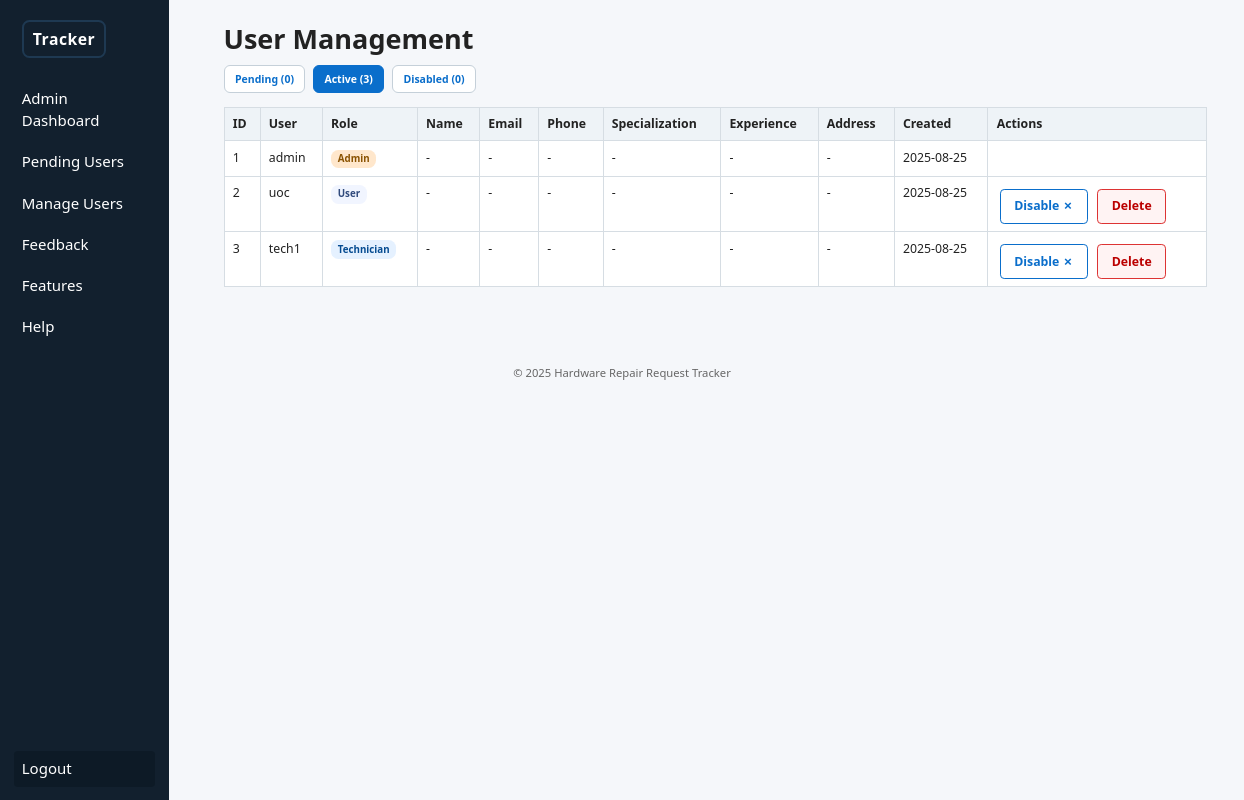
The app's page /admin/users_manage.php (signed in), older data.
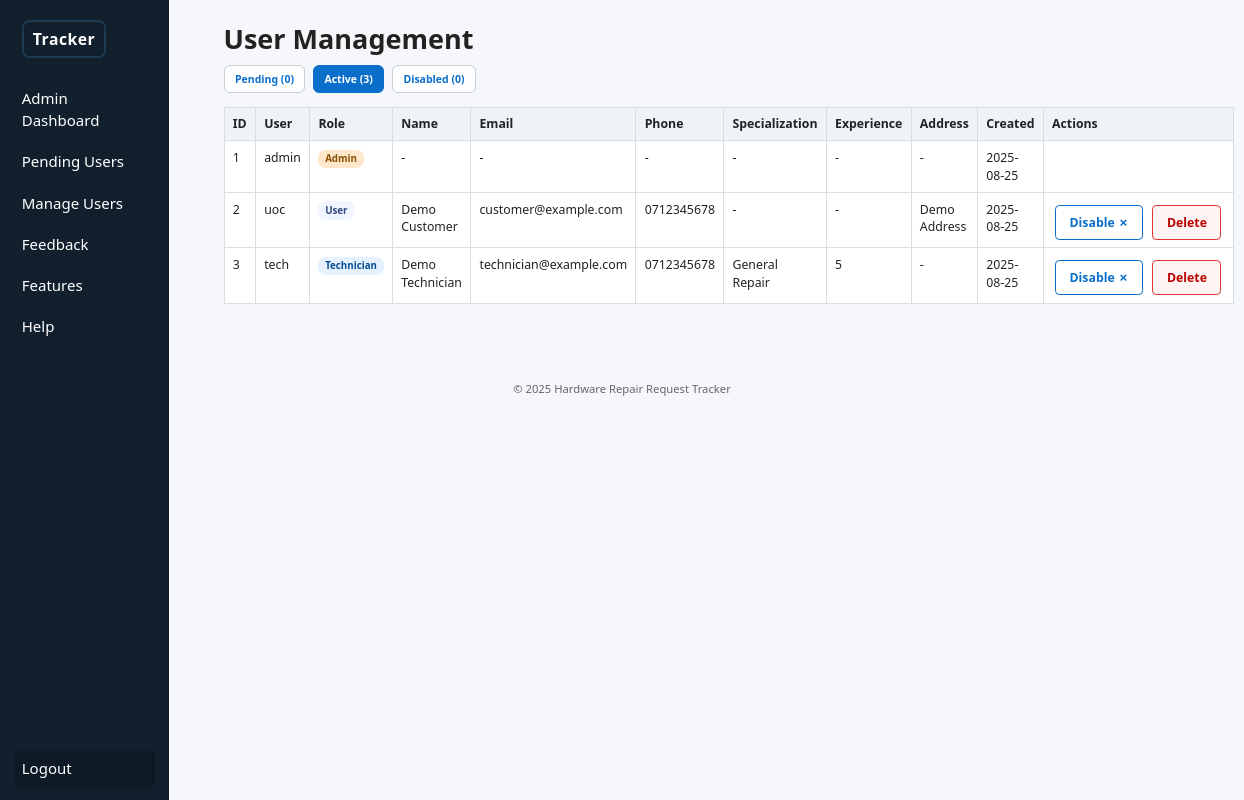
The same page, newer data.
### tables this page shows
CREATE TABLE users (
  user_id INT AUTO_INCREMENT PRIMARY KEY,
  username VARCHAR(50) NOT NULL UNIQUE,
  password VARCHAR(255) NOT NULL,
  role ENUM('admin','user','technician') NOT NULL DEFAULT 'user',
  status ENUM('pending','approved','rejected') NOT NULL DEFAULT 'pending',
  is_disabled TINYINT(1) NOT NULL DEFAULT 0,
  created_at TIMESTAMP DEFAULT CURRENT_TIMESTAMP
);

CREATE TABLE customer_profile (
  customer_id INT PRIMARY KEY,
  full_name VARCHAR(120) NOT NULL,
  phone VARCHAR(20) NOT NULL,
  email VARCHAR(120),
  address TEXT,
  CONSTRAINT fk_customer_profile_user FOREIGN KEY (customer_id) REFERENCES users(user_id) ON DELETE CASCADE
);

CREATE TABLE technician_profile (
  technician_id INT PRIMARY KEY,
  full_name VARCHAR(120) NOT NULL,
  phone VARCHAR(20) NOT NULL,
  email VARCHAR(120),
  specialization VARCHAR(120),
  experience_years INT DEFAULT 0,
  availability_notes VARCHAR(255),
  CONSTRAINT fk_tech_profile_user FOREIGN KEY (technician_id) REFERENCES users(user_id) ON DELETE CASCADE
);

### config.php (called while the page is built, shortened)
<?php
$BASE_URL      = '/Hardware';
function current_user()
{
    return $_SESSION['user'] ?? null;
}

### admin/users_manage.php (the view, shortened to what this page needs)
<?php require_once __DIR__ . '/../config.php';
require_once __DIR__ . '/../db.php';
$tab = $_GET['tab'] ?? 'active';
$baseQuery = "SELECT u.user_id,u.username,u.role,u.status,u.is_disabled,u.created_at,
  cp.full_name AS c_full_name, cp.phone AS c_phone, cp.email AS c_email, cp.address AS c_address,
  tp.full_name AS t_full_name, tp.phone AS t_phone, tp.email AS t_email, tp.specialization, tp.experience_years, tp.availability_notes
  FROM users u
  LEFT JOIN customer_profile cp ON u.user_id = cp.customer_id
  LEFT JOIN technician_profile tp ON u.user_id = tp.technician_id";
switch ($tab) {
  default:
    $q = $baseQuery . " WHERE status='approved' AND (is_disabled=0 OR is_disabled IS NULL)";
    $q .= " ORDER BY created_at DESC";
    $tab = 'active';
}
$users = $mysqli->query($q);
$cntPending = $mysqli->query("SELECT COUNT(*) c FROM users WHERE status='pending'")->fetch_assoc()['c'];
$cntActive = $mysqli->query("SELECT COUNT(*) c FROM users WHERE status='approved' AND (is_disabled=0 OR is_disabled IS NULL)")->fetch_assoc()['c'];
$cntDisabled = $mysqli->query("SELECT COUNT(*) c FROM users WHERE is_disabled=1")->fetch_assoc()['c'];
?>
<?php include __DIR__ . '/../partials/header.php'; ?>
<h1>User Management</h1>
<div class="tabs" style="margin-top:.5rem;margin-bottom:.75rem;display:flex;gap:.5rem;flex-wrap:wrap;">
  <a class="tab-link<?= $tab === 'pending' ? ' active' : '' ?>" href="?tab=pending">Pending (<?= $cntPending ?>)</a>
  <a class="tab-link<?= $tab === 'active' ? ' active' : '' ?>" href="?tab=active">Active (<?= $cntActive ?>)</a>
  <a class="tab-link<?= $tab === 'disabled' ? ' active' : '' ?>" href="?tab=disabled">Disabled (<?= $cntDisabled ?>)</a>
</div>
<table class="table">
  <tr>
    <th>ID</th>
    <th>User</th>
    <th>Role</th>
    <th>Name</th>
    <th>Email</th>
    <th>Phone</th>
    <th>Specialization</th>
    <th>Experience</th>
    <th>Address</th>
    <th>Created</th>
    <th>Actions</th>
  </tr>
  <?php while ($u = $users->fetch_assoc()): ?>
    <tr>
      <td><?= $u['user_id'] ?></td>
      <td><?= htmlspecialchars($u['username']) ?></td>
      <td><span class="role-badge role-<?= $u['role'] ?>"><?= $u['role'] ?></span></td>
      <td><?php
          if ($u['role'] === 'user') {
            echo htmlspecialchars($u['c_full_name'] ?? '-');
          } elseif ($u['role'] === 'technician') {
            echo htmlspecialchars($u['t_full_name'] ?? '-');
          } else {
            echo '-';
          }
        ?></td>
      <td><?= htmlspecialchars($u['c_email'] ?? $u['t_email'] ?? '-') ?></td>
      <td><?= htmlspecialchars($u['c_phone'] ?? $u['t_phone'] ?? '-') ?></td>
      <td><?= htmlspecialchars($u['specialization'] ?? '-') ?></td>
      <td><?= $u['experience_years'] !== null ? (int)$u['experience_years'] : '-' ?></td>
  <td><?= htmlspecialchars($u['c_address'] ?? '-') ?></td>
      <td><?= substr($u['created_at'], 0, 10) ?></td>
      <td style="white-space:nowrap;">
        <?php if ($u['role'] != 'admin'): ?>
          <?php if (!$u['is_disabled']): ?>
            <a class="btn outline" href="?disable=<?= $u['user_id'] ?>">Disable ✗</a>
          <?php else: ?>
            <a class="btn" href="?enable=<?= $u['user_id'] ?>">Enable ↺</a>
          <?php endif; ?>
          <a class="btn outline" style="background:#fff3f3;border-color:#d33;color:#b00" href="?delete=<?= $u['user_id'] ?>" onclick="return confirm('Delete user?');">Delete</a>
        <?php endif; ?>
      </td>
    </tr>
  <?php endwhile; ?>
</table>
<?php include __DIR__ . '/../partials/footer.php'; ?>

### partials/header.php (shortened to what this page needs)
<?php
require_once __DIR__ . '/../config.php';
?>
<!doctype html>
<html lang="en">
<head>
	<link rel="stylesheet" href="<?= $BASE_URL ?>/assets/css/style.css">
</head>
<body>
	<?php include __DIR__ . '/nav.php'; ?>
	<main class="with-sidebar">

### partials/nav.php (shortened to what this page needs)
<?php
$u    = current_user();
$role = $u['role'] ?? null;
$base = $BASE_URL;
?>
<nav class="sidebar">
  <h2 style="margin:0 0 .75rem;">
    <a href="<?= $base ?>/index.php" class="app-logo" style="display:inline-block;font-size:1.05rem;font-weight:700;letter-spacing:.5px;">
      <span style="display:inline-block;padding:.35rem .6rem;border:2px solid #1e3952;border-radius:.5rem;">Tracker</span>
    </a>
  </h2>
  <?php if ($u): ?>
    <?php if ($role === 'admin'): ?>
      <a href="<?= $base ?>/admin/index.php">Admin Dashboard</a>
      <a href="<?= $base ?>/admin/users_pending.php">Pending Users</a>
      <a href="<?= $base ?>/admin/users_manage.php">Manage Users</a>
      <a href="<?= $base ?>/admin/feedback.php">Feedback</a>
    <?php endif; ?>
  <?php else: ?>
    <!-- <a href="<?= $base ?>/auth/login.php">Login</a>
    <a href="<?= $base ?>/auth/choose_role.php">Register</a> -->
  <?php endif; ?>
  <a href="<?= $base ?>/features.php">Features</a>
  <a href="<?= $base ?>/help.php">Help</a>
  <?php if ($u): ?>
    <a class="logout-bottom" href="<?= $base ?>/auth/logout.php">Logout</a>
  <?php endif; ?>
</nav>

### partials/footer.php
</main>
<footer>
	&copy; <?= date('Y') ?> Hardware Repair Request Tracker
</footer>
</body>
</html>

### assets/css/style.css (style rules this page uses)
* { box-sizing: border-box; font-family: system-ui, -apple-system, Segoe UI, Roboto, sans-serif; margin: 0; padding: 0 }
html { font-size: 15px; }
html, body { -ms-overflow-style: none; scrollbar-width: none; }
body { background: #f5f7fa; color: #222; line-height: 1.45; font-size: .9rem; }
a { color: #0a6ecb; text-decoration: none }
button, .btn { display: inline-block; background: #0a6ecb; color: #fff; border: none; padding: .5rem .9rem; border-radius: .28rem; font-size: .82rem; font-weight: 600; cursor: pointer; margin: .3rem .2rem 0; }
.btn.outline { background: #fff; color: #0a6ecb; border: 1px solid #0a6ecb }
.table { width: 100%; border-collapse: collapse; margin: .9rem 0; background: #fff }
.table th, .table td { padding: .5rem .55rem; border: 1px solid #d6dde3; font-size: .82rem; text-align: left; vertical-align: top }
.table th { background: #eef3f7; font-weight: 600 }
nav.sidebar { position: fixed; left: 0; top: 0; bottom: 0; width: 11.25rem; background: #12202e; color: #fff; padding: .9rem; display: flex; flex-direction: column; gap: .4rem; }
nav.sidebar h2 { font-size: .95rem; margin-bottom: .45rem; font-weight: 600 }
.app-logo span { font-family: system-ui,-apple-system,Segoe UI,Roboto,sans-serif; font-weight:700; letter-spacing:.5px; transition:background .2s,border-color .2s,transform .2s; }
nav.sidebar a { color: #fff; padding: .45rem .55rem; border-radius: .25rem; font-size: 1rem; background: transparent }
nav.sidebar a.logout-bottom { margin-top: auto; background: #0d1a26; }
main.with-sidebar { margin-left: 12.4rem; padding: 1.25rem 2.5rem 2.5rem; }
footer { margin: 1.75rem 0 1rem; text-align: center; color: #666; font-size: .75rem; }
.role-badge { display: inline-block; padding: .15rem .45rem; border-radius: .5rem; font-size: .65rem; font-weight: 600; background: #e5e9ef; color: #123; text-transform: capitalize; }
.role-technician { background: #e5f1ff; color: #054b91; }
.role-user { background: #f1f5ff; color: #314b7d; }
.role-admin { background: #ffe7cc; color: #8a5200; }
.tabs .tab-link { padding: .35rem .7rem; border: 1px solid #c5d0d9; border-radius: .4rem; background: #fff; font-size: .7rem; font-weight: 600; text-decoration: none; }
.tabs .tab-link.active { background: #0a6ecb; color: #fff; border-color: #0a6ecb; }

Row changes from the older to the newer data that the page shows:
no longer on this page (row unchanged): users: user_id "2", username "uoc", role "User", c_full_name "-", c_email "-", c_phone "-", specialization "-", c_address "-", created_at "2025-08-25"
no longer on this page (row edited): users: user_id "3", username "tech1", role "Technician", t_full_name "-", c_email "-", c_phone "-", specialization "-", c_address "-", created_at "2025-08-25"
added customer_profile: customer_id.user_id "2", customer_id.username "uoc", customer_id.role "User", full_name "Demo Customer", email "customer@example.com", phone "0712345678", specialization "-", address "Demo Address", customer_id.created_at "2025-08-25"
added technician_profile: technician_id.user_id "3", technician_id.username "tech", technician_id.role "Technician", full_name "Demo Technician", email "technician@example.com", phone "0712345678", specialization "General Repair", experience_years "5", c_address "-", technician_id.created_at "2025-08-25"
